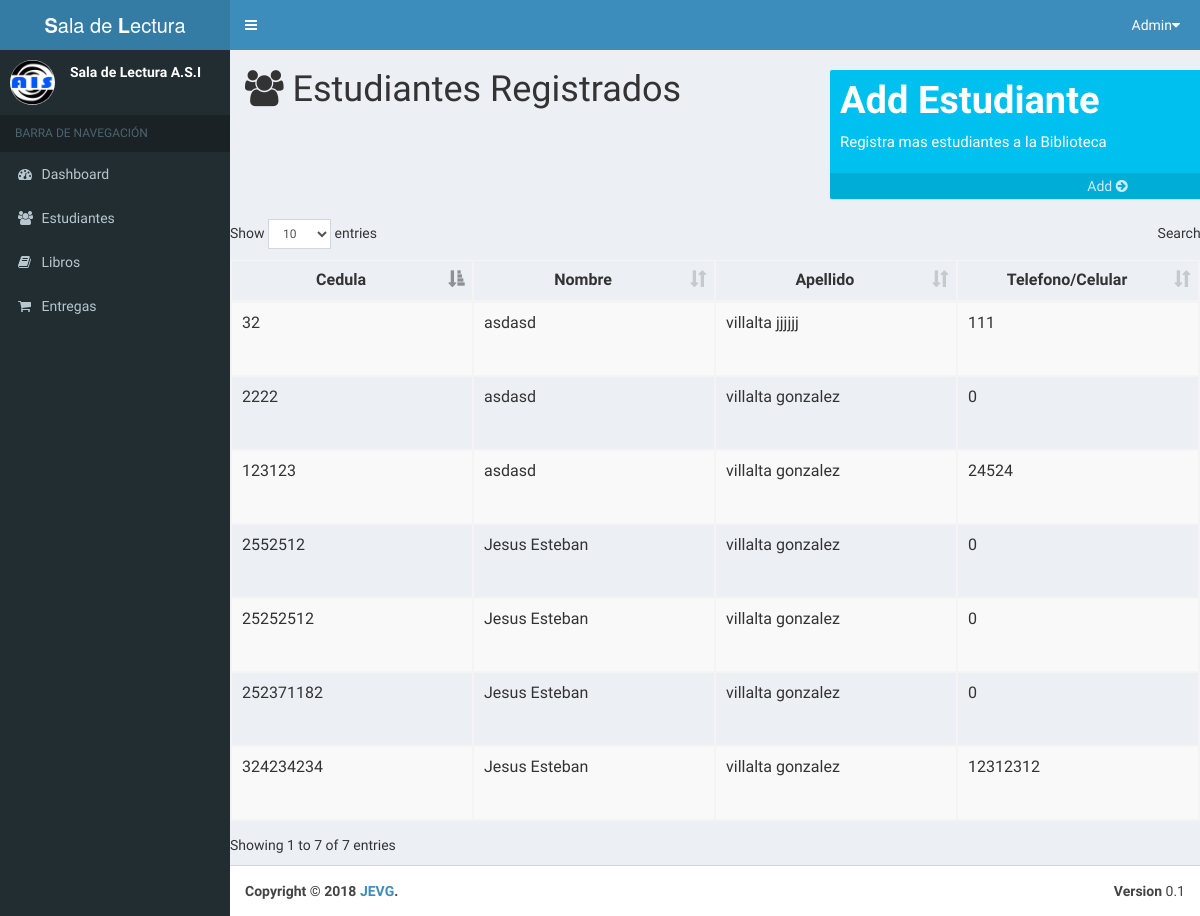
Before: /Estudent/Index (signed in) with the older database file.
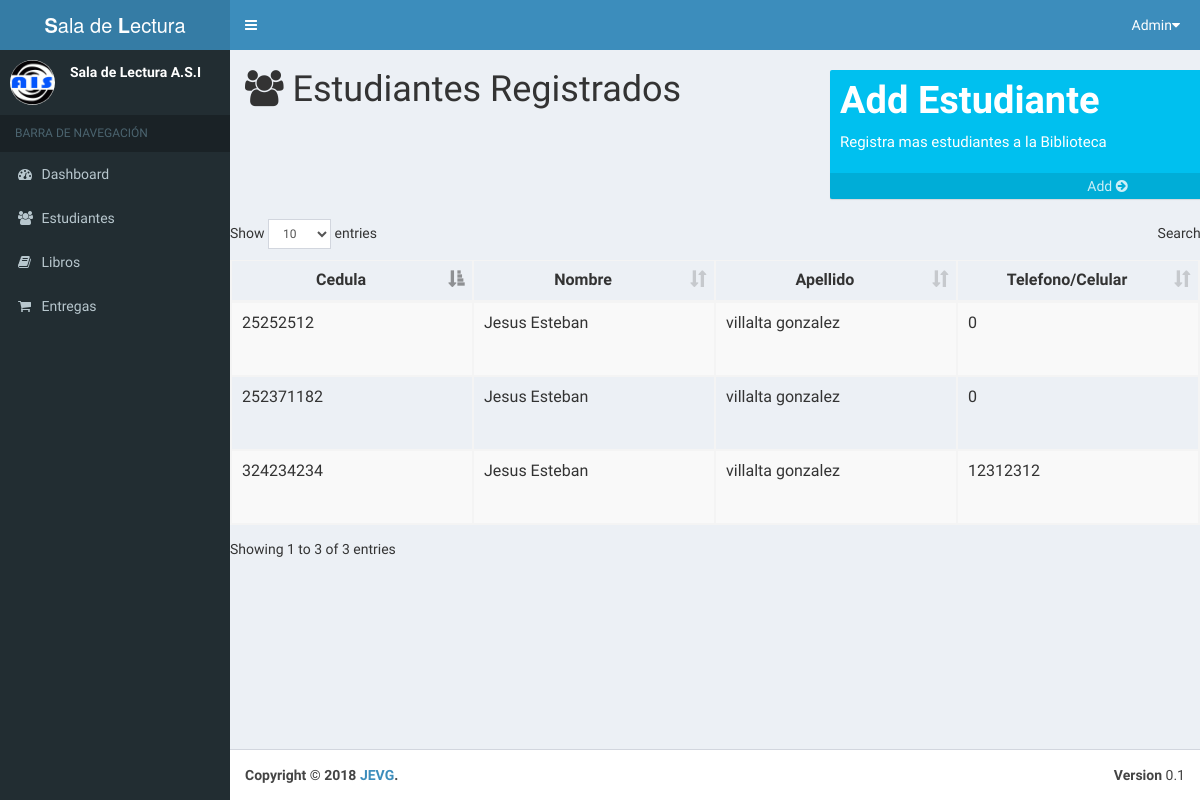
After: the same page with the newer database file.
### tables this page shows
CREATE TABLE IF NOT EXISTS `estudents` (
  `id` int(10) unsigned NOT NULL AUTO_INCREMENT,
  `dni` int(11) NOT NULL,
  `name` varchar(50) NOT NULL,
  `lastname` varchar(50) NOT NULL,
  `phone` varchar(50) NOT NULL,
  `email` varchar(50) NOT NULL,
  PRIMARY KEY (`id`),
  UNIQUE KEY `dni` (`dni`)
);

### libs/controller.php (called while the page is built, shortened)
<?php
    class Controller{
        function loadModel($model){
            $url='models/'.$model.'Model.php';
        }
    }

### libs/view.php (called while the page is built, shortened)
<?php
    class View{
        public function render($name){
            require_once 'views/'.$name.'.php';
        }
    }

### controllers/estudent.php (called while the page is built, shortened)
<?php
    class Estudent extends Controller{
        public function __construct(){
            $this->view->mensaje= '';
            $this->view->estudent= [];
        }
        public function Index(){
            $estudent= $this->model->LoadEstudent();
            $this->view->estudent=$estudent;
            $this->view->render('estudent/index');
        }
    }

### index.php (called while the page is built, shortened)
<?php
   require_once 'libs/database.php';
   require_once 'libs/controller.php';
   require_once 'libs/view.php';
   require_once 'libs/app.php';
   $app=new App();

### models/EstudentModel.php (called while the page is built, shortened)
<?php
    class EstudentModel extends Model{
        public function LoadEstudent(){
            $items=[];
            try{
                $query= $this->db->connect()->query('SELECT * FROM estudents');
                while($row = $query->fetch()){
                    $item=new TableEstudent();
                    $item->id=$row['id'];
                    $item->dni=$row['dni'];
                    $item->name=$row['name'];
                    $item->lastname=$row['lastname'];
                    $item->phone=$row['phone'];
                    $item->email=$row['email'];
                    array_push($items, $item);
                }
                return $items;
            }catch(PDOException $e){
                return [];
            }
        }
    }

### libs/database.php (called while the page is built)
<?php
    class Database{
        private $host;
        private $user;
        private $pass;
        private $db;
        private $charset;
        public function __construct(){
            $this->host=constant('HOST');
            $this->db=constant('DB');
            $this->user=constant('USER');
            $this->pass=constant('PASSWORD');
            $this->charset=constant('CHARSET');
        }
        function connect(){
            try{
                $connection="mysql:host=". $this->host .";dbname=". $this->db .";charset=". $this->charset;
                $options=[
                    PDO::ATTR_ERRMODE            => PDO::ERRMODE_EXCEPTION,
                    PDO::ATTR_EMULATE_PREPARES   => false
                ];
                $pdo=new PDO($connection, $this->user, $this->pass, $options);
                return $pdo;
            }catch(PDOExection $e){
                print_r('Error de coneción:'.$e->getMenssage());
            }
        }
    }

### views/estudent/index.php (the view, shortened to what this page needs)
<?php include 'views/layouts/newTemplate.php'; ?>
<?php include 'views/modales/add.estudent.php'; ?>
<main>
    <div class='container'>
        <div class="row">
            <div class='col-xs-6 col-lg-6 col-md-6'>
                <h1 class='app-sub-titulo'> <i class='fa fa-users'></i> <span class='app-resaltar-letras'>E</span>studiantes <span class='app-resaltar-letras'>R</span>egistrados</h1>
            </div>
            <div class="col-xs-6 col-lg-6 col-md-6" style='margin-top:2rem'>
                <div class="small-box bg-aqua">
                    <div class="inner">
                        <h3>Add Estudiante</h3>
                        <p id='tr<?php echo $estudents->id?>'>Registra mas estudiantes a la Biblioteca</p>
                    </div>
                    <a href="#" data-toggle="modal" data-target="#modalAddEstudents" class="small-box-footer">Add <i class="fa fa-arrow-circle-right"></i></a>
                </div>
            </div>
            <div class='container-fluid'>
                <div class="row">
                    <table id="estudent" class="table table-striped table-bordered table-hover dataTable">
                        <thead>
                            <tr id='app-tr'>
                                <th class="text-center">Cedula</th>
                                <th class="text-center">Nombre</th>
                                <th class="text-center">Apellido</th>
                                <th class="text-center">Telefono/Celular</th>
                            </tr>
                        </thead>
                        <tbody >
                            <?php foreach($this->estudent as $row){
                                $estudents=$row;
                                ?>
                                <tr id='tr<?php echo $estudents->id ?>'>
                                    <td>
                                        <input type="number" disabled id='Pdni<?php echo $estudents->id?>' value='<?php echo $estudents->dni ?>' style='border:none;background:none'>
                                    </td>
                                    <td>
                                        <input type="text" disabled id='Pname<?php echo $estudents->id?>' value='<?php echo $estudents->name ?>' style='border:none;background:none'>
                                    </td>
                                    <td>
                                        <input type="text" disabled id='Plastname<?php echo $estudents->id?>' value='<?php echo $estudents->lastname ?>' style='border:none;background:none'>
                                    </td>
                                    <td>
                                        <input type="number" disabled id='Pphone<?php echo $estudents->id?>' value='<?php echo $estudents->phone ?>' style='border:none;background:none'>
                                    </td>
                                </tr>
                            <?php }?>
                        </tbody>
                    </table>
                </div>
            </div>
        </div>
    </div>
</main>

### libs/app.php (shortened to what this page needs)
<?php
   class app{
       function __construct(){
           $url= isset($_GET['url']) ? $_GET['url']:null;
           $url= rtrim($url, '/');
           $url= explode('/',$url);
           $fileControllers='controllers/'.$url[0].'.php' ;
           if(file_exists($fileControllers)){
               $controller= new $url[0];
               $controller->loadModel($url[0]);
               $nparam=sizeof($url);
               if($nparam>1){
                   if($nparam>2){
                       $param=[];
                       for($i=2;$i<$nparam;$i++){
                           array_push($param,$url[$i]);
                       }
                       $controller->{$url[1]}($param);
                   }else {
                       $controller->{$url[1]}();
                   }
               }else{
                   $controller->render();
               }
           }else{
               require_once 'controllers/errors.php';
               $controller= new Errors();
           }
       }
   }

### views/layouts/newTemplate.php (shortened to what this page needs)
<?php
$newTe=new newTemplate();
    class newTemplate{
        function __construct(){
            ?>
            <!DOCTYPE html>
            <html>
            <head>
                <link href="<?php echo constant("URL")?>/public/fonts/css/font-awesome.min.css"  rel="stylesheet" type="text/css"/>
                <link href="<?php echo constant("URL")?>/public/admin-lte/bootstrap/css/bootstrap.min.css"           rel="stylesheet" type="text/css"/>
                <link href="<?php echo constant("URL")?>/public/admin-lte/plugins/datatables/dataTables.bootstrap.css"     rel="stylesheet" type="text/css"/>
                <link href="<?php echo constant("URL")?>/public/admin-lte/dist/css/AdminLTE.min.css"           rel="stylesheet" type="text/css"/>
                <link href="<?php echo constant("URL")?>/public/admin-lte/dist/css/skins/_all-skins.min.css" rel="stylesheet" type="text/css"/>
                <link href="<?php echo constant("URL")?>/public/css/main.css" rel="stylesheet" type="text/css"/>
            </head>
            <?php
                if (isset($_SESSION['user'])){
                ?>
            <body class="hold-transition skin-blue sidebar-mini">
                <div class="wrapper">
                    <header class="main-header">
                        <?php include  'newHeader.php' ?>
                    </header>
                    <aside class="main-sidebar">
                        <?php include  'newSidebar.php' ?>
                    </aside>
                    <div class="content-wrapper">
                            <?php
                }
            }
                        function __destruct(){
                if (isset($_SESSION['user'])){
                        ?>
                    </div>
                    <footer class="main-footer">
                        <div class="pull-right hidden-xs">
                        <b>Version</b> 0.1
                        </div>
                        <strong>Copyright &copy; 2018 <a href="#!">JEVG</a>.</strong>
                    </footer>
            </body>
            </html>
        <?php
            }else{
                $url=constant('URL');
                header('location:'.$url.'/Login');
            }
        }
    }
        ?>

### views/layouts/newHeader.php (shortened to what this page needs)
<a href="<?php echo constant('URL')?>/Dashboard" class="logo">
  <span class="logo-lg"><b>S</b>ala de <b>L</b>ectura</span>
</a>
<nav class="navbar navbar-static-top">
  <a href="#" class="sidebar-toggle" data-toggle="offcanvas" role="button">
  </a>
  <div class="navbar-custom-menu">
    <ul class="nav navbar-nav">
          <li class="dropdown user user-menu">
            <a href="#" class="dropdown-toggle" data-toggle="dropdown">
              <span class="hidden-xs">Admin</span><i class='fa fa-caret-down'></i>
            </a>
          </li>
        </ul>
      </div>
    </nav>

### views/layouts/newSidebar.php
<section class="sidebar">
    <div class="user-panel">
        <div class="pull-left image">
            <img src="<?php echo constant('URL')?>/public/img/logo.png" class="img-circle" alt="User Image">
        </div>
        <div class="pull-left info">
            <p>Sala de Lectura A.S.I</p>
        </div>
    </div>
    <ul class="sidebar-menu">
        <li class="header">BARRA DE NAVEGACIÓN</li>
        <li class="treeview">
            <a href="<?php echo constant("URL")?>/Dashboard">
                <i class="fa fa-dashboard"></i> <span>Dashboard</span>
            </a>
        </li>
        <li class="treeview">
            <a href='<?php echo constant("URL")?>/Estudent/Index' >
                <i class="fa fa-users"></i><span> Estudiantes</span>
            </a>
        </li>
        <li class="treeview">
            <a href='<?php echo constant("URL")?>/Book/Index' >
                <i class="fa fa-book"></i><span> Libros</span>
            </a>
        </li>
        <li class="treeview">
            <a href='<?php echo constant("URL")?>/Entrega/Index' >
                <i class="fa fa-shopping-cart"></i><span> Entregas</span>
            </a>
        </li>
    </ul>
</section>

### views/modales/add.estudent.php (shortened to what this page needs)
</div>

### public/css/main.css (style rules this page uses)
:root { --color-aqua:#6A55FF; --color-aqua-light:#27D4ED; --color-blue:#008FFF; --color-blue-dark:#279DFF; --color-gray:#cccccc; --color-green:#19a7ca77; --color-white:white; --color-black:rgba(0, 0, 0, .9); --color-red:#ff1100b6; }
.bg-aqua { background:var(--color-aqua); }
input[type=number] { moz-appearance:textfield; }

Changed rows visible on the page:
removed estudents: dni "123123", name "asdasd", lastname "villalta gonzalez", phone "24524"
removed estudents: dni "2552512", name "Jesus Esteban", lastname "villalta gonzalez", phone "0"
removed estudents: dni "2222", name "asdasd", lastname "villalta gonzalez", phone "0"
removed estudents: dni "32", name "asdasd", lastname "villalta jjjjjj", phone "111"
Other visible differences:
text written by a page script: "Show entries Search: Showing 1 to 7 of 7 entries" → "Show entries Search: Showing 1 to 3 of 3 entries"
